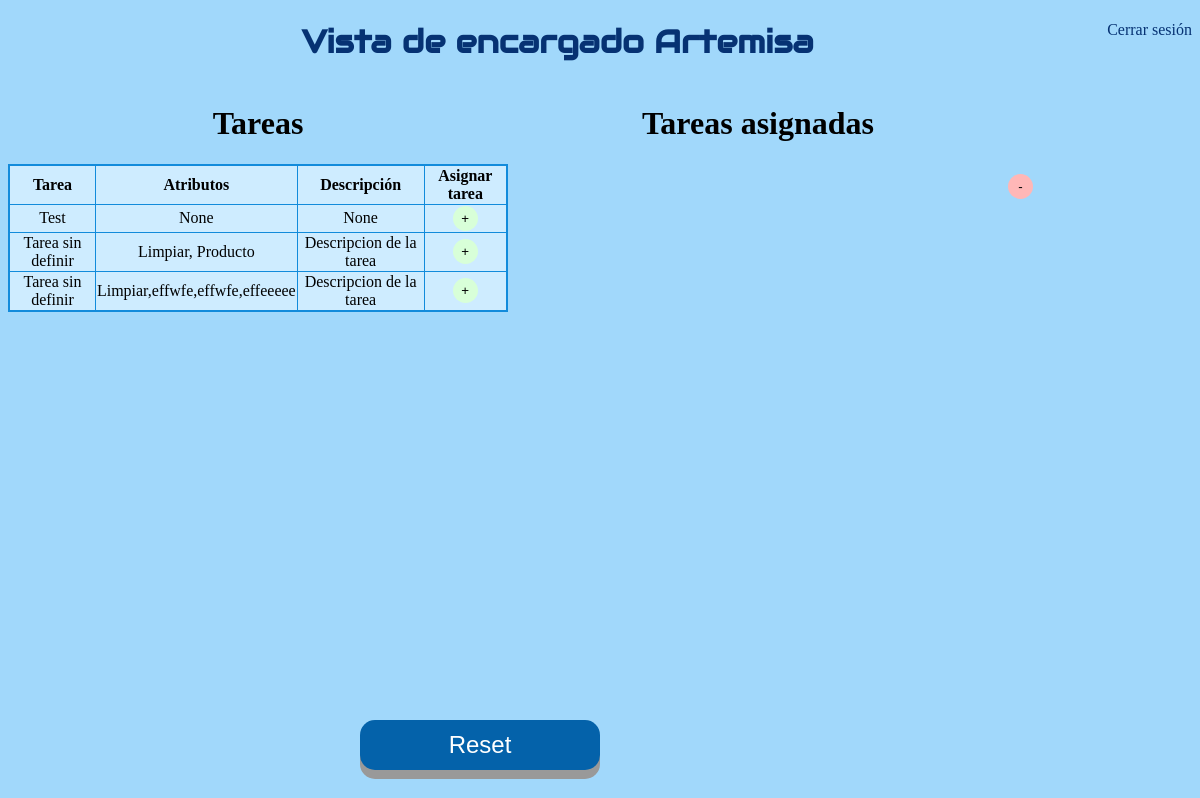
The page /interfaz_encargado.html on the database as committed earlier.
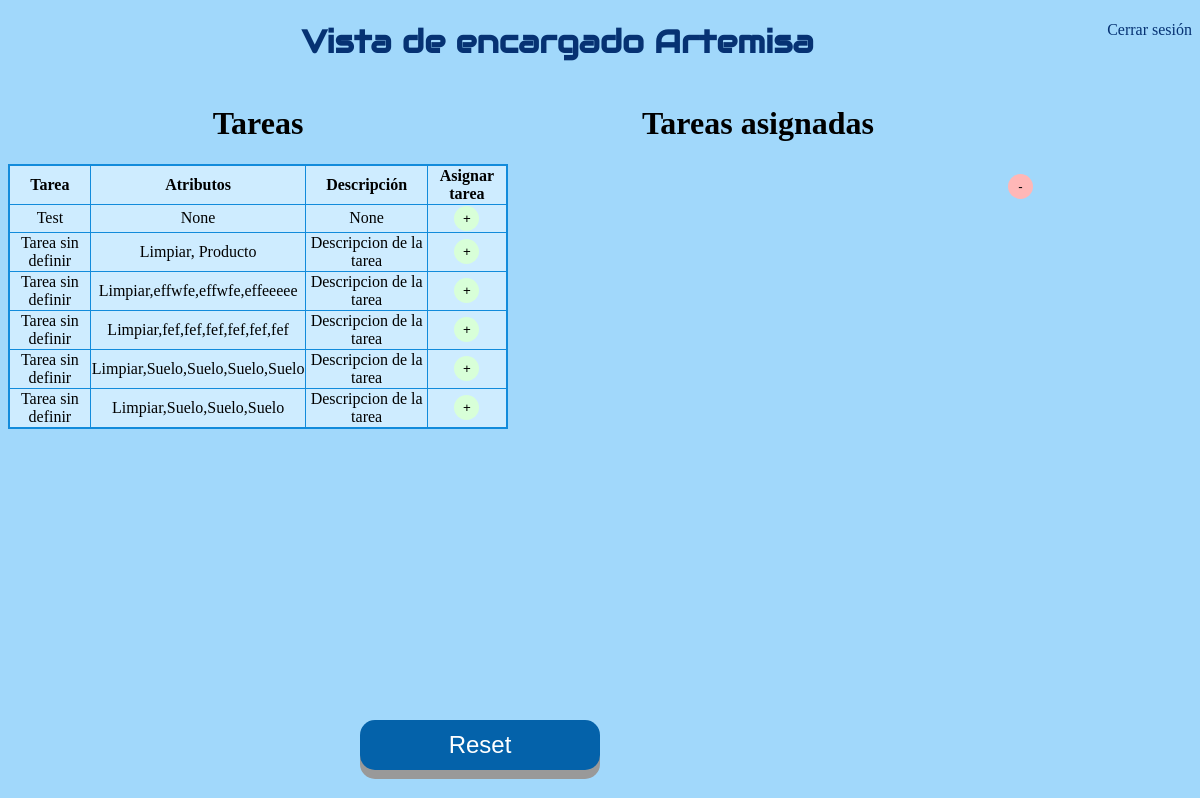
The same page on the database as committed later.
### app.py (models this page shows)
class Todo(db.Model):
    id = db.Column(db.Integer, primary_key=True)
    content = db.Column(db.String(200), nullable=False)
    completed = db.Column(db.Integer, default=0)
    priority = db.Column(db.Integer, default=0)         # Nueva tabla
    descripcion = db.Column(db.String(200))             # Descripcion
    atributos = db.Column(db.String(800))               # Atributos

### app.py (the view)
@app.route('/interfaz_encargado.html', methods=['POST','GET'])   # Redireccion a Encargado
def encargado():
    tasks = Todo.query.order_by(Todo.id).all() # tareas ordenadas por id
    return render_template('interfaz_encargado.html', tasks=tasks)

### templates/interfaz_encargado.html (shortened to what this page needs)
{% extends 'base.html' %}
{% block body %}
<a style="float:right" href="index.html">Cerrar sesión</a>
    <center>
        <h1 class="principal"> Vista de encargado Artemisa</h1>
    </center>
    <div class="inline-div-izquierda">
        <h1 class="Copper">Tareas</h1>
        <center>
            <table>
                <tr>
                    <th> Tarea</th>
                    <th>Atributos</th>
                    <th>Descripción</th>
                    <th>Asignar tarea</th>
                </tr>
                {% for task in tasks %}
                    {% if task.id!=0 %}
                            <tr>
                            <td> {{ task.content }}</td>
                            <td>
                                {{task.atributos}}
                            </td>
                            <td>
                                {{task.descripcion}}
                            </td>
                            <td>
                                <button type="button" class="button3" onClick="window.location.href='/asignar/{{task.id}}';">+</button>
                            </td>
                        </tr>
                    {% endif %}
                {% endfor %}
            </table>
        </center>
    </div>
    <center>
        <div class="inline-div-izquierda">
            <h1 class="Copper"> Tareas asignadas</h1>
        </div>
    </center>
    <div class="inline-div-izquierda2">
        <br> <br> <br> <br> <br>
        <button type="button" class="button4" onClick="eliminar()">-</button> <br>
    </div>
    <button id="boton2" class="button2" onclick="window.location.href='interfaz_encargado.html';">Reset</button>
{% endblock %}

### templates/base.html (shortened to what this page needs)
<!DOCTYPE html>
<html>
    <head>
        <link rel="stylesheet" href="{{ url_for('static', filename='css/main.css') }}">
    </head>
    <body>
        {% block body %} {% endblock %}
    </body>
</html>

### static/css/main.css (style rules this page uses)
a:link { text-decoration: none; color: rgb(6, 50, 115); }
body { background-color: #a1d8fb; }
h1.Copper { font-family: Copperplate, Papyrus, fantasy; text-align: center }
h1.principal { font-family: "Audiowide", sans-serif; color: rgb(6, 50, 115); }
.button2 { width: 20%; height: 50px; font-size: 24px; text-align: center; position: absolute; bottom: 30px; right: 600px; cursor: pointer; outline: none; color: #fff; background-color: #0462aa; border: none; border-radius: 15px; box-shadow: 0 9px #999; }
.button3 { width: 25px; height: 25px; border: none; border-radius: 15px; background-color: #d8ffd8; }
.button4 { width: 25px; height: 25px; border: none; border-radius: 15px; background-color: #ffb7b7; }
.inline-div-izquierda { width: 500px; float: left; }
.inline-div-izquierda2 { width: 72px; float: left; }
table { border: 2px solid rgb(18, 139, 219); border-collapse: collapse; width: 100%; text-align: center; background-color: #ceecff; }
th, td { border: 1px solid rgb(18, 139, 219); }

Rows that differ between the two databases and show on the page:
added Todo: content "Tarea sin definir", atributos "Limpiar,fef,fef,fef,fef,fef,fef", descripcion "Descripcion de la tarea"
added Todo: content "Tarea sin definir", atributos "Limpiar,Suelo,Suelo,Suelo,Suelo", descripcion "Descripcion de la tarea"
added Todo: content "Tarea sin definir", atributos "Limpiar,Suelo,Suelo,Suelo", descripcion "Descripcion de la tarea"
